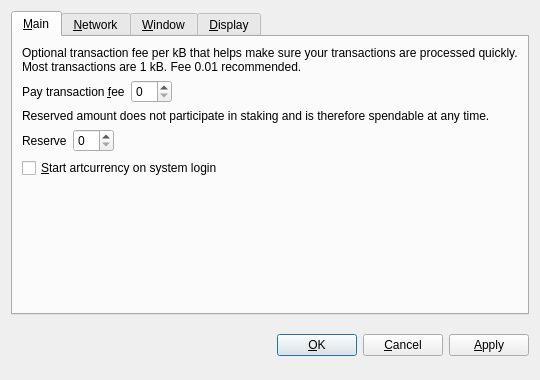
<?xml version="1.0" encoding="UTF-8"?>
<ui version="4.0">
 <class>OptionsDialog</class>
 <widget class="QDialog" name="OptionsDialog">
  <property name="geometry">
   <rect>
    <x>0</x>
    <y>0</y>
    <width>540</width>
    <height>380</height>
   </rect>
  </property>
  <property name="windowTitle">
   <string>Options</string>
  </property>
  <property name="modal">
   <bool>true</bool>
  </property>
  <layout class="QVBoxLayout" name="verticalLayout">
   <item>
    <widget class="QTabWidget" name="tabWidget">
     <property name="tabPosition">
      <enum>QTabWidget::North</enum>
     </property>
     <property name="currentIndex">
      <number>0</number>
     </property>
     <widget class="QWidget" name="tabMain">
      <attribute name="title">
       <string>&amp;Main</string>
      </attribute>
      <layout class="QVBoxLayout" name="verticalLayout_Main">
       <item>
        <widget class="QLabel" name="transactionFeeInfoLabel">
         <property name="text">
          <string>Optional transaction fee per kB that helps make sure your transactions are processed quickly. Most transactions are 1 kB. Fee 0.01 recommended.</string>
         </property>
         <property name="textFormat">
          <enum>Qt::PlainText</enum>
         </property>
         <property name="wordWrap">
          <bool>true</bool>
         </property>
        </widget>
       </item>
       <item>
        <layout class="QHBoxLayout" name="horizontalLayoutFee">
         <item>
          <widget class="QLabel" name="transactionFeeLabel">
           <property name="text">
            <string>Pay transaction &amp;fee</string>
           </property>
           <property name="textFormat">
            <enum>Qt::PlainText</enum>
           </property>
           <property name="buddy">
            <cstring>transactionFee</cstring>
           </property>
          </widget>
         </item>
         <item>
          <widget class="BitcoinAmountField" name="transactionFee"/>
         </item>
         <item>
          <spacer name="horizontalSpacerFee">
           <property name="orientation">
            <enum>Qt::Horizontal</enum>
           </property>
           <property name="sizeHint" stdset="0">
            <size>
             <width>40</width>
             <height>20</height>
            </size>
           </property>
          </spacer>
         </item>
        </layout>
       </item>
       <item>
        <widget class="QLabel" name="reserveBalanceInfoLabel">
         <property name="text">
          <string>Reserved amount does not participate in staking and is therefore spendable at any time.</string>
         </property>
         <property name="textFormat">
          <enum>Qt::PlainText</enum>
         </property>
         <property name="wordWrap">
          <bool>true</bool>
         </property>
        </widget>
       </item>
       <item>
        <layout class="QHBoxLayout" name="horizontalLayoutReserveBalance">
         <item>
          <widget class="QLabel" name="reserveBalanceLabel">
           <property name="text">
            <string>Reserve</string>
           </property>
           <property name="textFormat">
            <enum>Qt::PlainText</enum>
           </property>
           <property name="buddy">
            <cstring>reserveBalance</cstring>
           </property>
          </widget>
         </item>
         <item>
          <widget class="BitcoinAmountField" name="reserveBalance"/>
         </item>
         <item>
          <spacer name="horizontalSpacerReserveBalance">
           <property name="orientation">
            <enum>Qt::Horizontal</enum>
           </property>
           <property name="sizeHint" stdset="0">
            <size>
             <width>40</width>
             <height>20</height>
            </size>
           </property>
          </spacer>
         </item>
        </layout>
       </item>
       <item>
        <widget class="QCheckBox" name="bitcoinAtStartup">
         <property name="toolTip">
          <string>Automatically start artcurrency after logging in to the system.</string>
         </property>
         <property name="text">
          <string>&amp;Start artcurrency on system login</string>
         </property>
        </widget>
       </item>
       <item>
        <spacer name="verticalSpacer_Main">
         <property name="orientation">
          <enum>Qt::Vertical</enum>
         </property>
         <property name="sizeHint" stdset="0">
          <size>
           <width>20</width>
           <height>40</height>
          </size>
         </property>
        </spacer>
       </item>
      </layout>
     </widget>
     <widget class="QWidget" name="tabNetwork">
      <attribute name="title">
       <string>&amp;Network</string>
      </attribute>
      <layout class="QVBoxLayout" name="verticalLayout_Network">
       <item>
        <widget class="QCheckBox" name="mapPortUpnp">
         <property name="toolTip">
          <string>Automatically open the artcurrency client port on the router. This only works when your router supports UPnP and it is enabled.</string>
         </property>
         <property name="text">
          <string>Map port using &amp;UPnP</string>
         </property>
        </widget>
       </item>
       <item>
        <widget class="QCheckBox" name="connectSocks">
         <property name="toolTip">
          <string>Connect to the artcurrency network through a SOCKS proxy (e.g. when connecting through Tor).</string>
         </property>
         <property name="text">
          <string>&amp;Connect through SOCKS proxy:</string>
         </property>
        </widget>
       </item>
       <item>
        <layout class="QHBoxLayout" name="horizontalLayout_Network">
         <item>
          <widget class="QLabel" name="proxyIpLabel">
           <property name="text">
            <string>Proxy &amp;IP:</string>
           </property>
           <property name="textFormat">
            <enum>Qt::PlainText</enum>
           </property>
           <property name="buddy">
            <cstring>proxyIp</cstring>
           </property>
          </widget>
         </item>
         <item>
          <widget class="QValidatedLineEdit" name="proxyIp">
           <property name="maximumSize">
            <size>
             <width>140</width>
             <height>16777215</height>
            </size>
           </property>
           <property name="toolTip">
            <string>IP address of the proxy (e.g. 127.0.0.1)</string>
           </property>
          </widget>
         </item>
         <item>
          <widget class="QLabel" name="proxyPortLabel">
           <property name="text">
            <string>&amp;Port:</string>
           </property>
           <property name="textFormat">
            <enum>Qt::PlainText</enum>
           </property>
           <property name="buddy">
            <cstring>proxyPort</cstring>
           </property>
          </widget>
         </item>
         <item>
          <widget class="QLineEdit" name="proxyPort">
           <property name="maximumSize">
            <size>
             <width>55</width>
             <height>16777215</height>
            </size>
           </property>
           <property name="toolTip">
            <string>Port of the proxy (e.g. 9050)</string>
           </property>
          </widget>
         </item>
         <item>
          <widget class="QLabel" name="socksVersionLabel">
           <property name="text">
            <string>SOCKS &amp;Version:</string>
           </property>
           <property name="textFormat">
            <enum>Qt::PlainText</enum>
           </property>
           <property name="buddy">
            <cstring>socksVersion</cstring>
           </property>
          </widget>
         </item>
         <item>
          <widget class="QValueComboBox" name="socksVersion">
           <property name="toolTip">
            <string>SOCKS version of the proxy (e.g. 5)</string>
           </property>
          </widget>
         </item>
         <item>
          <spacer name="horizontalSpacer_Network">
           <property name="orientation">
            <enum>Qt::Horizontal</enum>
           </property>
           <property name="sizeHint" stdset="0">
            <size>
             <width>40</width>
             <height>20</height>
            </size>
           </property>
          </spacer>
         </item>
        </layout>
       </item>
       <item>
        <spacer name="verticalSpacer_Network">
         <property name="orientation">
          <enum>Qt::Vertical</enum>
         </property>
         <property name="sizeHint" stdset="0">
          <size>
           <width>20</width>
           <height>40</height>
          </size>
         </property>
        </spacer>
       </item>
      </layout>
     </widget>
     <widget class="QWidget" name="tabWindow">
      <attribute name="title">
       <string>&amp;Window</string>
      </attribute>
      <layout class="QVBoxLayout" name="verticalLayout_Window">
       <item>
        <widget class="QCheckBox" name="minimizeToTray">
         <property name="toolTip">
          <string>Show only a tray icon after minimizing the window.</string>
         </property>
         <property name="text">
          <string>&amp;Minimize to the tray instead of the taskbar</string>
         </property>
        </widget>
       </item>
       <item>
        <widget class="QCheckBox" name="minimizeOnClose">
         <property name="toolTip">
          <string>Minimize instead of exit the application when the window is closed. When this option is enabled, the application will be closed only after selecting Quit in the menu.</string>
         </property>
         <property name="text">
          <string>M&amp;inimize on close</string>
         </property>
        </widget>
       </item>
       <item>
        <spacer name="verticalSpacer_Window">
         <property name="orientation">
          <enum>Qt::Vertical</enum>
         </property>
         <property name="sizeHint" stdset="0">
          <size>
           <width>20</width>
           <height>40</height>
          </size>
         </property>
        </spacer>
       </item>
      </layout>
     </widget>
     <widget class="QWidget" name="tabDisplay">
      <attribute name="title">
       <string>&amp;Display</string>
      </attribute>
      <layout class="QVBoxLayout" name="verticalLayout_Display">
       <item>
        <layout class="QHBoxLayout" name="horizontalLayout_1_Display">
         <item>
          <widget class="QLabel" name="langLabel">
           <property name="text">
            <string>User Interface &amp;language:</string>
           </property>
           <property name="textFormat">
            <enum>Qt::PlainText</enum>
           </property>
           <property name="buddy">
            <cstring>lang</cstring>
           </property>
          </widget>
         </item>
         <item>
          <widget class="QValueComboBox" name="lang">
           <property name="toolTip">
            <string>The user interface language can be set here. This setting will take effect after restarting artcurrency.</string>
           </property>
          </widget>
         </item>
        </layout>
       </item>
       <item>
        <layout class="QHBoxLayout" name="horizontalLayout_2_Display">
         <item>
          <widget class="QLabel" name="unitLabel">
           <property name="text">
            <string>&amp;Unit to show amounts in:</string>
           </property>
           <property name="textFormat">
            <enum>Qt::PlainText</enum>
           </property>
           <property name="buddy">
            <cstring>unit</cstring>
           </property>
          </widget>
         </item>
         <item>
          <widget class="QValueComboBox" name="unit">
           <property name="toolTip">
            <string>Choose the default subdivision unit to show in the interface and when sending coins.</string>
           </property>
          </widget>
         </item>
        </layout>
       </item>
       <item>
        <widget class="QCheckBox" name="displayAddresses">
         <property name="toolTip">
          <string>Whether to show artcurrency addresses in the transaction list or not.</string>
         </property>
         <property name="text">
          <string>&amp;Display addresses in transaction list</string>
         </property>
        </widget>
       </item>
       <item>
        <widget class="QCheckBox" name="coinControlFeatures">
         <property name="toolTip">
          <string>Whether to show coin control features or not.</string>
         </property>
         <property name="text">
          <string>Display coin &amp;control features (experts only!)</string>
         </property>
        </widget>
       </item>
       <item>
        <spacer name="verticalSpacer_Display">
         <property name="orientation">
          <enum>Qt::Vertical</enum>
         </property>
         <property name="sizeHint" stdset="0">
          <size>
           <width>20</width>
           <height>40</height>
          </size>
         </property>
        </spacer>
       </item>
      </layout>
     </widget>
    </widget>
   </item>
   <item>
    <layout class="QHBoxLayout" name="horizontalLayout_Buttons">
     <item>
      <spacer name="horizontalSpacer_1">
       <property name="orientation">
        <enum>Qt::Horizontal</enum>
       </property>
       <property name="sizeHint" stdset="0">
        <size>
         <width>40</width>
         <height>48</height>
        </size>
       </property>
      </spacer>
     </item>
     <item>
      <widget class="QLabel" name="statusLabel">
       <property name="font">
        <font>
         <weight>75</weight>
         <bold>true</bold>
        </font>
       </property>
       <property name="text">
        <string/>
       </property>
       <property name="textFormat">
        <enum>Qt::PlainText</enum>
       </property>
       <property name="wordWrap">
        <bool>true</bool>
       </property>
      </widget>
     </item>
     <item>
      <spacer name="horizontalSpacer_2">
       <property name="orientation">
        <enum>Qt::Horizontal</enum>
       </property>
       <property name="sizeHint" stdset="0">
        <size>
         <width>40</width>
         <height>48</height>
        </size>
       </property>
      </spacer>
     </item>
     <item>
      <widget class="QPushButton" name="okButton">
       <property name="text">
        <string>&amp;OK</string>
       </property>
      </widget>
     </item>
     <item>
      <widget class="QPushButton" name="cancelButton">
       <property name="text">
        <string>&amp;Cancel</string>
       </property>
       <property name="autoDefault">
        <bool>false</bool>
       </property>
      </widget>
     </item>
     <item>
      <widget class="QPushButton" name="applyButton">
       <property name="text">
        <string>&amp;Apply</string>
       </property>
       <property name="autoDefault">
        <bool>false</bool>
       </property>
      </widget>
     </item>
    </layout>
   </item>
  </layout>
 </widget>
 <customwidgets>
  <customwidget>
   <class>BitcoinAmountField</class>
   <extends>QSpinBox</extends>
   <header>bitcoinamountfield.h</header>
  </customwidget>
  <customwidget>
   <class>QValueComboBox</class>
   <extends>QComboBox</extends>
   <header>qvaluecombobox.h</header>
  </customwidget>
  <customwidget>
   <class>QValidatedLineEdit</class>
   <extends>QLineEdit</extends>
   <header>qvalidatedlineedit.h</header>
  </customwidget>
 </customwidgets>
 <resources/>
 <connections/>
</ui>
